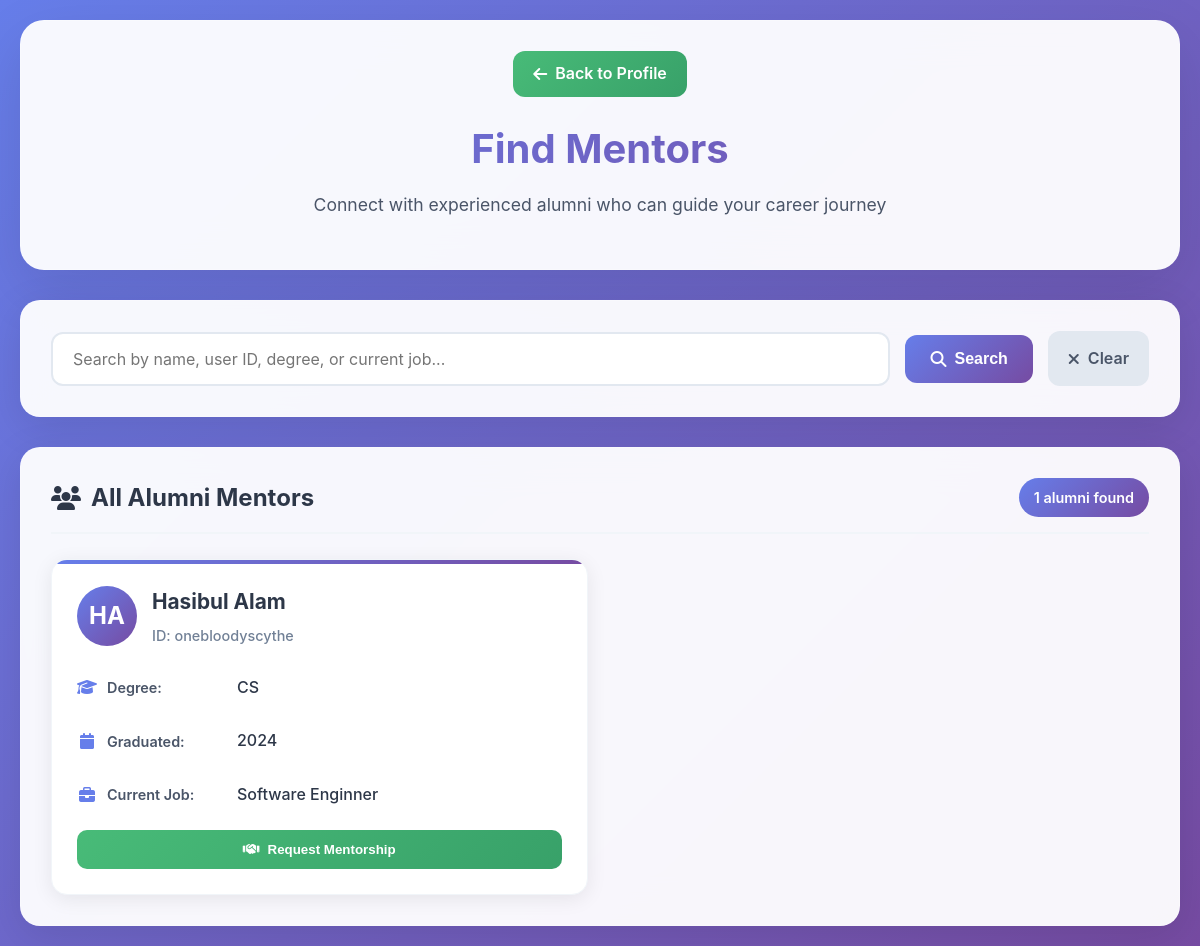
/php_files/findmentor.php (signed in), run on the app's committed database.
### tables this page shows
CREATE TABLE `user` (
  `First Name` varchar(50) NOT NULL,
  `Last Name` varchar(50) NOT NULL,
  `User ID` varchar(50) NOT NULL,
  `Date of Birth` date NOT NULL,
  `Password` varchar(50) NOT NULL,
  `Created at` date NOT NULL,
  `Updated at` date NOT NULL
);

### php_files/findmentor.php (the view, shortened to what this page needs)
<?php
include('DBconnect.php');
$student_id = $_SESSION['user_id'];
$search_results = [];
$search_query = '';
if (isset($_GET['search']) || isset($_POST['search'])) {
    $search_query = isset($_GET['search']) ? $_GET['search'] : $_POST['search'];
    $search_query = mysqli_real_escape_string($conn, $search_query);
    if (!empty($search_query)) {
        $alumni_search_query = "SELECT u.*, ap.* FROM user u
                               JOIN `alumni profile` ap ON u.`User ID` = ap.`Alumni ID`
                               WHERE u.`User ID` LIKE '%$search_query%'
                               OR u.`First Name` LIKE '%$search_query%'
                               OR u.`Last Name` LIKE '%$search_query%'
                               OR CONCAT(u.`First Name`, ' ', u.`Last Name`) LIKE '%$search_query%'
                               OR ap.`Degree` LIKE '%$search_query%'
                               OR ap.`Current Job` LIKE '%$search_query%'
                               ORDER BY u.`First Name`, u.`Last Name`";
        $search_result = mysqli_query($conn, $alumni_search_query);
        if ($search_result) {
            while ($row = mysqli_fetch_assoc($search_result)) {
                $search_results[] = $row;
            }
        }
    }
} else {
    $all_alumni_query = "SELECT u.*, ap.* FROM user u
                         JOIN `alumni profile` ap ON u.`User ID` = ap.`Alumni ID`
                         ORDER BY u.`First Name`, u.`Last Name`";
    $all_alumni_result = mysqli_query($conn, $all_alumni_query);
    if ($all_alumni_result) {
        while ($row = mysqli_fetch_assoc($all_alumni_result)) {
            $search_results[] = $row;
        }
    }
}
function hasExistingRequest($conn, $student_id, $alumni_id) {
    $check_query = "SELECT * FROM mentorship_requests WHERE student_id = '$student_id' AND alumni_id = '$alumni_id' AND status = 'pending'";
    $check_result = mysqli_query($conn, $check_query);
    return mysqli_num_rows($check_result) > 0;
}
?>
<!DOCTYPE html>
<html lang="en">
<head>
    <link href="https://cdnjs.cloudflare.com/ajax/libs/font-awesome/6.4.0/css/all.min.css" rel="stylesheet">
</head>
<body>
    <div class="container">
        <div class="header">
            <a href="home.php" class="back-button">
                <i class="fas fa-arrow-left"></i>
                Back to Profile
            </a>
            <h1>Find Mentors</h1>
            <p>Connect with experienced alumni who can guide your career journey</p>
        </div>
        <div class="search-section">
            <form class="search-form" method="GET" action="">
                <input
                    type="text"
                    name="search"
                    class="search-input"
                    placeholder="Search by name, user ID, degree, or current job..."
                    value="<?php echo htmlspecialchars($search_query); ?>"
                >
                <button type="submit" class="search-button">
                    <i class="fas fa-search"></i>
                    Search
                </button>
                <a href="findmentor.php" class="clear-button">
                    <i class="fas fa-times"></i>
                    Clear
                </a>
            </form>
        </div>
        <div class="results-section">
            <div class="results-header">
                <h2 class="results-title">
                    <i class="fas fa-users"></i>
                    <?php echo !empty($search_query) ? "Search Results" : "All Alumni Mentors"; ?>
                </h2>
                <div class="results-count">
                    <?php echo count($search_results); ?> alumni found
                </div>
            </div>
            <?php if (count($search_results) > 0): ?>
                <div class="alumni-grid">
                    <?php foreach ($search_results as $alumni): ?>
                        <div class="alumni-card">
                            <div class="alumni-header">
                                <div class="alumni-avatar">
                                    <?php
                                    $firstInitial = strtoupper(substr($alumni['First Name'], 0, 1));
                                    $lastInitial = strtoupper(substr($alumni['Last Name'], 0, 1));
                                    echo $firstInitial . $lastInitial;
                                    ?>
                                </div>
                                <div class="alumni-basic-info">
                                    <h3><?php echo htmlspecialchars($alumni['First Name'] . ' ' . $alumni['Last Name']); ?></h3>
                                    <div class="alumni-id">ID: <?php echo htmlspecialchars($alumni['User ID']); ?></div>
                                </div>
                            </div>
                            <div class="alumni-details">
                                <div class="detail-item">
                                    <i class="fas fa-graduation-cap detail-icon"></i>
                                    <span class="detail-label">Degree:</span>
                                    <span class="detail-value"><?php echo htmlspecialchars($alumni['Degree']); ?></span>
                                </div>
                                <div class="detail-item">
                                    <i class="fas fa-calendar detail-icon"></i>
                                    <span class="detail-label">Graduated:</span>
                                    <span class="detail-value"><?php echo htmlspecialchars($alumni['Graduation Year']); ?></span>
                                </div>
                                <div class="detail-item">
                                    <i class="fas fa-briefcase detail-icon"></i>
                                    <span class="detail-label">Current Job:</span>
                                    <span class="detail-value"><?php echo htmlspecialchars($alumni['Current Job']); ?></span>
                                </div>
                            </div>
                            <?php if (hasExistingRequest($conn, $student_id, $alumni['User ID'])): ?>
                                <button class="request-button" disabled>
                                    <i class="fas fa-clock"></i>
                                    Request Pending
                                </button>
                            <?php else: ?>
                                <button class="request-button" onclick="openRequestModal('<?php echo $alumni['User ID']; ?>', '<?php echo htmlspecialchars($alumni['First Name'] . ' ' . $alumni['Last Name']); ?>')">
                                    <i class="fas fa-handshake"></i>
                                    Request Mentorship
                                </button>
                            <?php endif; ?>
                        </div>
                    <?php endforeach; ?>
                </div>
            <?php endif; ?>
        </div>
    </div>
</body>
</html>

### php_files/findmentor.php (style rules this page uses)
* { margin: 0; padding: 0; box-sizing: border-box; }
body { font-family: 'Inter', -apple-system, BlinkMacSystemFont, 'Segoe UI', Roboto, sans-serif; background: linear-gradient(135deg, #667eea 0%, #764ba2 100%); min-height: 100vh; color: #333; line-height: 1.6; }
.container { max-width: 1200px; margin: 0 auto; padding: 20px; }
.header { background: rgba(255, 255, 255, 0.95); backdrop-filter: blur(20px); border-radius: 24px; padding: 30px; margin-bottom: 30px; box-shadow: 0 20px 60px rgba(0, 0, 0, 0.1); border: 1px solid rgba(255, 255, 255, 0.2); text-align: center; }
.header h1 { font-size: 2.5rem; font-weight: 700; color: #2d3748; margin-bottom: 10px; background: linear-gradient(135deg, #667eea, #764ba2); -webkit-background-clip: text; -webkit-text-fill-color: transparent; background-clip: text; }
.header p { color: #4a5568; font-size: 1.1rem; margin-bottom: 20px; }
.back-button { display: inline-flex; align-items: center; gap: 8px; padding: 10px 20px; background: linear-gradient(135deg, #48bb78, #38a169); color: white; text-decoration: none; border-radius: 12px; font-weight: 600; transition: all 0.3s ease; margin-bottom: 20px; }
.search-section { background: rgba(255, 255, 255, 0.95); backdrop-filter: blur(20px); border-radius: 20px; padding: 30px; margin-bottom: 30px; box-shadow: 0 10px 40px rgba(0, 0, 0, 0.1); border: 1px solid rgba(255, 255, 255, 0.2); }
.search-form { display: flex; gap: 15px; align-items: center; flex-wrap: wrap; }
.search-input { flex: 1; min-width: 300px; padding: 15px 20px; border: 2px solid #e2e8f0; border-radius: 12px; font-size: 16px; font-family: inherit; transition: all 0.3s ease; }
.search-button { display: inline-flex; align-items: center; gap: 8px; padding: 15px 25px; background: linear-gradient(135deg, #667eea, #764ba2); color: white; border: none; border-radius: 12px; font-size: 16px; font-weight: 600; cursor: pointer; transition: all 0.3s ease; }
.clear-button { display: inline-flex; align-items: center; gap: 8px; padding: 15px 20px; background: #e2e8f0; color: #4a5568; text-decoration: none; border-radius: 12px; font-weight: 600; transition: all 0.3s ease; }
.results-section { background: rgba(255, 255, 255, 0.95); backdrop-filter: blur(20px); border-radius: 20px; padding: 30px; box-shadow: 0 10px 40px rgba(0, 0, 0, 0.1); border: 1px solid rgba(255, 255, 255, 0.2); }
.results-header { display: flex; justify-content: space-between; align-items: center; margin-bottom: 25px; padding-bottom: 15px; border-bottom: 2px solid #f1f5f9; }
.results-title { font-size: 1.5rem; font-weight: 700; color: #2d3748; display: flex; align-items: center; gap: 10px; }
.results-count { background: linear-gradient(135deg, #667eea, #764ba2); color: white; padding: 8px 15px; border-radius: 20px; font-size: 0.9rem; font-weight: 600; }
.alumni-grid { display: grid; grid-template-columns: repeat(auto-fill, minmax(400px, 1fr)); gap: 25px; }
.alumni-card { background: white; border-radius: 16px; padding: 25px; box-shadow: 0 4px 20px rgba(0, 0, 0, 0.08); border: 1px solid #f1f5f9; transition: all 0.3s ease; position: relative; overflow: hidden; }
.alumni-card::before { content: ''; position: absolute; top: 0; left: 0; right: 0; height: 4px; background: linear-gradient(135deg, #667eea, #764ba2); border-radius: 16px 16px 0 0; }
.alumni-header { display: flex; align-items: center; gap: 15px; margin-bottom: 20px; }
.alumni-avatar { width: 60px; height: 60px; background: linear-gradient(135deg, #667eea, #764ba2); border-radius: 50%; display: flex; align-items: center; justify-content: center; color: white; font-size: 1.5rem; font-weight: bold; }
.alumni-basic-info h3 { font-size: 1.3rem; font-weight: 700; color: #2d3748; margin-bottom: 5px; }
.alumni-id { font-size: 0.9rem; color: #718096; font-weight: 500; }
.alumni-details { margin-bottom: 12px; }
.alumni-details > * { margin-bottom: 12px; }
.detail-item { display: flex; align-items: center; gap: 10px; margin-bottom: 12px; padding: 8px 0; }
.detail-icon { width: 20px; color: #667eea; text-align: center; }
.detail-label { font-weight: 600; color: #4a5568; width: 120px; font-size: 0.9rem; }
.detail-value { flex: 1; color: #2d3748; font-weight: 500; }
.request-button { width: 100%; padding: 12px; background: linear-gradient(135deg, #48bb78, #38a169); color: white; border: none; border-radius: 10px; font-weight: 600; cursor: pointer; transition: all 0.3s ease; margin-top: 15px; display: flex; align-items: center; justify-content: center; gap: 8px; }

### data on the page
alumni profile: Alumni ID "H", Alumni ID "A", Alumni ID "Hasibul Alam", Alumni ID "onebloodyscythe", Degree "CS", Graduation Year "2024", Current Job "Software Enginner"

### other printed values
count($search_results) "1"
